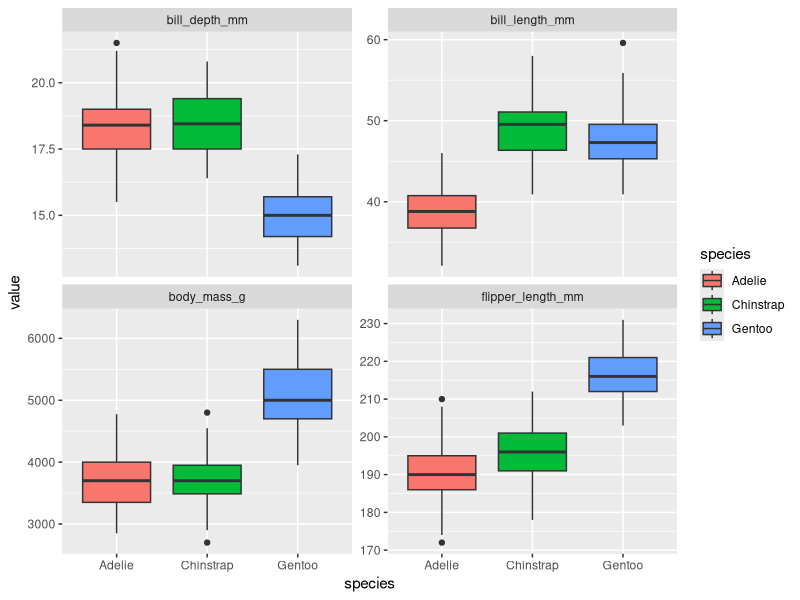

This figure's R source:
# Librerias ---------------------------------------------------------------
library(tidyverse)
library(palmerpenguins)
library(scales)

# Script basado en:
# https://carpentries-incubator.github.io/r-tidyverse-4-datasets/07-data-reshaping.html

# Miremos penguins --------------------------------------------------------

glimpse(penguins)

# Alargar -----------------------------------------------------------------

penguins %>%
  pivot_longer(contains("_"))

# Modificar nombres al mismo tiempo ---------------------------------------

penguins %>%
  pivot_longer(contains("_"),
               names_to = "variables",
               values_to = "valor")

# Más detalle! ------------------------------------------------------------

penguins %>%
  pivot_longer(contains("_"),
               names_to = c("cuerpo", "medida" , "unidad"),
               names_sep = "_")

# Hacer otras operaciones (ver documentacion) -----------------------------

penguins %>%
  pivot_longer(starts_with("bill"),
               values_drop_na = TRUE)

# Terminemos con un objecto -----------------------------------------------

pinguino_largo <- penguins %>%
  pivot_longer(contains("_"),
               names_to = c("cuerpo", "medida" , "unidad"),
               names_sep = "_",
               values_drop_na = TRUE)

pinguino_largo

# Trabajar a lo ancho -----------------------------------------------------

pinguino_largo_simple <- penguins %>%
  pivot_longer(contains("_"))

# Pivot Wider -------------------------------------------------------------

pinguino_largo_simple %>%
  pivot_wider(names_from = name,
              values_from = value)

# warning -----------------------------------------------------------------

# Warning message:
#   Values from `value` are not uniquely identified; output will contain list-cols.
# • Use `values_fn = list` to suppress this warning.
# • Use `values_fn = {summary_fun}` to summarise duplicates.
# • Use the following dplyr code to identify duplicates.
# {data} |>
#   dplyr::summarise(n = dplyr::n(), .by = c(species, island, sex, year, name)) |>
#   dplyr::filter(n > 1L)

# Qué paso? ---------------------------------------------------------------

# Los valores no están identificados de forma única; la salida contendrá
# columnas de lista. Se nos indica que el pivote más amplio no puede identificar
# de forma única las observaciones y, por lo tanto, no puede colocar un único
# valor en las columnas. Devuelve listas de valores.

# Falta columna <<<ID>>>

# Creamos otro long -------------------------------------------------------

pinguino_largo_simple <- penguins %>%
  mutate(id = row_number()) %>%
  pivot_longer(contains("_"))

pinguino_largo_simple

# Podemos hacer wide ------------------------------------------------------

pinguino_largo_simple %>%
  pivot_wider(names_from = "name",
              names_sep = "_",
              values_from = value)

# Uso wide: estadistica ---------------------------------------------------
# imaginar que empezamos con los datos a lo largo
# quiero hacer anova

pinguinos_sinna <- pinguino_largo_simple %>%
  pivot_wider(names_from = "name",
              names_sep = "_",
              values_from = value) %>%
  filter(!is.na(body_mass_g), !is.na(species))

# ANOVA -------------------------------------------------------------------

aov(body_mass_g ~ species, data = pinguinos_sinna)

# Alargar es útil para ggplot ---------------------------------------------

penguins %>%
  pivot_longer(contains("_")) |>
  ggplot(aes(y = value,
             x = species,
             fill = species)) +
  geom_boxplot() +
  facet_wrap(~name, scales = "free_y")


